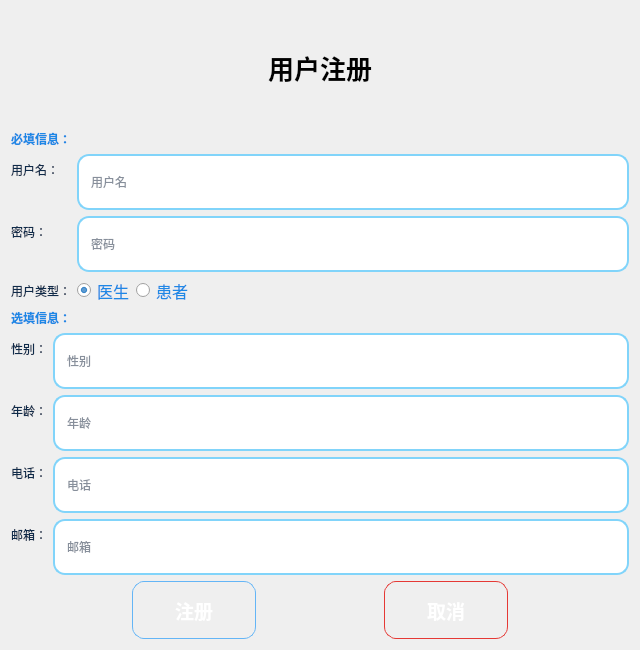
<?xml version="1.0" encoding="UTF-8"?>
<ui version="4.0">
 <class>SignUp</class>
 <widget class="QWidget" name="SignUp">
  <property name="geometry">
   <rect>
    <x>0</x>
    <y>0</y>
    <width>640</width>
    <height>650</height>
   </rect>
  </property>
  <property name="windowTitle">
   <string>注册</string>
  </property>
  <property name="styleSheet">
   <string notr="true">
    /* 主窗口渐变背景 &amp; 基本文字 */
    QWidget#SignUp {
        background-color: qlineargradient(
            x1:0, y1:0, x2:0, y2:1,
            stop:0 #d0f0ff,
            stop:1 #ffffff
        );
        font-family: &quot;Microsoft YaHei&quot;;
    }

/* 标题改为黑色 */
#label_title {
    color: #000000; /* 黑色 */
    font-size: 26px;
    font-weight: bold;
}

/* 取消按钮改为红色风格，其余保持原样 */
#quitButton {
    border-radius: 12px;
    border: 1px solid #e53935;
    color: #ffffff;
    font-weight: bold;
    background-color: qlineargradient(
        x1:0, y1:0, x2:0, y2:1,
        stop:0 #ef5350,
        stop:1 #d32f2f
    );
}

#quitButton:hover {
    background-color: qlineargradient(
        x1:0, y1:0, x2:0, y2:1,
        stop:0 #e57373,
        stop:1 #c62828
    );
}

#quitButton:pressed {
    background-color: qlineargradient(
        x1:0, y1:0, x2:0, y2:1,
        stop:0 #d32f2f,
        stop:1 #b71c1c
    );
}

    /* 提示标签（保留原名tip1Label/tip2Label） */
    QLabel {
        color: #0f2b4a;
    }
    #tip1Label, #tip2Label {
        color: #1e88e5;
        font-weight: 600;
    }

    /* 输入框样式（与登录页一致） */
    QLineEdit {
        border: 2px solid #81d4fa;
        border-radius: 12px;
        padding: 8px 10px;
        background-color: #ffffff;
        color: #0f1f38;
    }
    QLineEdit:focus {
        border: 2px solid #1e88e5;
    }

    /* 单选按钮颜色 */
    QRadioButton {
        color: #1e88e5;
        spacing: 6px;
    }

    /* 按钮样式（与登录页一致） */
    QPushButton {
        border-radius: 12px;
        border: 1px solid #64b5f6;
        color: #ffffff;
        font-weight: bold;
        background-color: qlineargradient(
            x1:0, y1:0, x2:0, y2:1,
            stop:0 #6ec6ff,
            stop:1 #1e88e5
        );
        padding: 8px 16px;
    }
    QPushButton:hover {
        background-color: qlineargradient(
            x1:0, y1:0, x2:0, y2:1,
            stop:0 #81d4fa,
            stop:1 #1976d2
        );
    }
    QPushButton:pressed {
        background-color: qlineargradient(
            x1:0, y1:0, x2:0, y2:1,
            stop:0 #1e88e5,
            stop:1 #1565c0
        );
    }

    /* 小控件的最小高度保证显示（保留原有像素感） */
    QLineEdit {
        min-height: 36px;
    }
    QPushButton {
        min-height: 40px;
        min-width: 90px;
    }
   </string>
  </property>
  <layout class="QVBoxLayout" name="verticalLayout">
   <item>
    <widget class="QLabel" name="label_title">
     <property name="minimumSize">
      <size>
       <width>0</width>
       <height>48</height>
      </size>
     </property>
     <property name="text">
      <string>用户注册</string>
     </property>
     <property name="alignment">
      <set>Qt::AlignCenter</set>
     </property>
    </widget>
   </item>
   <item>
    <layout class="QVBoxLayout" name="requiredVBox">
     <item>
      <widget class="QLabel" name="tip1Label">
       <property name="text">
        <string>&lt;html&gt;&lt;body&gt;&lt;p&gt;&lt;span style=&quot; font-weight:600;&quot;&gt;必填信息：&lt;/span&gt;&lt;/p&gt;&lt;/body&gt;&lt;/html&gt;</string>
       </property>
      </widget>
     </item>
     <item>
      <layout class="QFormLayout" name="formLayout_required">
       <item row="0" column="0">
        <widget class="QLabel" name="label_username">
         <property name="text">
          <string>用户名：</string>
         </property>
        </widget>
       </item>
       <item row="0" column="1">
        <widget class="QLineEdit" name="usernameLineEdit">
         <property name="minimumSize">
          <size>
           <width>191</width>
           <height>56</height>
          </size>
         </property>
         <property name="placeholderText">
          <string>用户名</string>
         </property>
        </widget>
       </item>
       <item row="1" column="0">
        <widget class="QLabel" name="label_password">
         <property name="text">
          <string>密码：</string>
         </property>
        </widget>
       </item>
       <item row="1" column="1">
        <widget class="QLineEdit" name="passwordLineEdit">
         <property name="minimumSize">
          <size>
           <width>191</width>
           <height>56</height>
          </size>
         </property>
         <property name="echoMode">
          <enum>QLineEdit::Password</enum>
         </property>
         <property name="placeholderText">
          <string>密码</string>
         </property>
        </widget>
       </item>
       <item row="2" column="0">
        <widget class="QLabel" name="label_usertype">
         <property name="text">
          <string>用户类型：</string>
         </property>
        </widget>
       </item>
       <item row="2" column="1">
        <layout class="QHBoxLayout" name="hLayout_userType">
         <item>
          <widget class="QRadioButton" name="doctorRadioButton">
           <property name="font">
            <font>
             <family>微软雅黑</family>
             <pointsize>12</pointsize>
            </font>
           </property>
           <property name="text">
            <string>医生</string>
           </property>
           <property name="checked">
            <bool>true</bool>
           </property>
          </widget>
         </item>
         <item>
          <widget class="QRadioButton" name="patientRadioButton">
           <property name="font">
            <font>
             <family>微软雅黑</family>
             <pointsize>12</pointsize>
            </font>
           </property>
           <property name="text">
            <string>患者</string>
           </property>
          </widget>
         </item>
         <item>
          <spacer name="horizontalSpacer1">
           <property name="orientation">
            <enum>Qt::Horizontal</enum>
           </property>
           <property name="sizeHint" stdset="0">
            <size>
             <width>20</width>
             <height>20</height>
            </size>
           </property>
          </spacer>
         </item>
        </layout>
       </item>
      </layout>
     </item>
    </layout>
   </item>
   <item>
    <layout class="QVBoxLayout" name="optionalVBox">
     <item>
      <widget class="QLabel" name="tip2Label">
       <property name="text">
        <string>&lt;html&gt;&lt;body&gt;&lt;p&gt;&lt;span style=&quot; font-weight:600;&quot;&gt;选填信息：&lt;/span&gt;&lt;/p&gt;&lt;/body&gt;&lt;/html&gt;</string>
       </property>
      </widget>
     </item>
     <item>
      <layout class="QFormLayout" name="formLayout_optional">
       <item row="0" column="0">
        <widget class="QLabel" name="label_gender">
         <property name="text">
          <string>性别：</string>
         </property>
        </widget>
       </item>
       <item row="0" column="1">
        <widget class="QLineEdit" name="genderLineEdit">
         <property name="minimumSize">
          <size>
           <width>191</width>
           <height>56</height>
          </size>
         </property>
         <property name="placeholderText">
          <string>性别</string>
         </property>
        </widget>
       </item>
       <item row="1" column="0">
        <widget class="QLabel" name="label_age">
         <property name="text">
          <string>年龄：</string>
         </property>
        </widget>
       </item>
       <item row="1" column="1">
        <widget class="QLineEdit" name="ageLineEdit">
         <property name="minimumSize">
          <size>
           <width>191</width>
           <height>56</height>
          </size>
         </property>
         <property name="placeholderText">
          <string>年龄</string>
         </property>
        </widget>
       </item>
       <item row="2" column="0">
        <widget class="QLabel" name="label_phone">
         <property name="text">
          <string>电话：</string>
         </property>
        </widget>
       </item>
       <item row="2" column="1">
        <widget class="QLineEdit" name="phoneNumberLineEdit">
         <property name="minimumSize">
          <size>
           <width>191</width>
           <height>56</height>
          </size>
         </property>
         <property name="placeholderText">
          <string>电话</string>
         </property>
        </widget>
       </item>
       <item row="3" column="0">
        <widget class="QLabel" name="label_email">
         <property name="text">
          <string>邮箱：</string>
         </property>
        </widget>
       </item>
       <item row="3" column="1">
        <widget class="QLineEdit" name="emailLineEdit">
         <property name="minimumSize">
          <size>
           <width>191</width>
           <height>56</height>
          </size>
         </property>
         <property name="placeholderText">
          <string>邮箱</string>
         </property>
        </widget>
       </item>
      </layout>
     </item>
    </layout>
   </item>
   <item>
    <layout class="QHBoxLayout" name="hLayout_buttons">
     <item>
      <spacer name="horizontalSpacer2">
       <property name="orientation">
        <enum>Qt::Horizontal</enum>
       </property>
       <property name="sizeHint" stdset="0">
        <size>
         <width>0</width>
         <height>0</height>
        </size>
       </property>
      </spacer>
     </item>
     <item>
      <widget class="QPushButton" name="signupButton">
       <property name="minimumSize">
        <size>
         <width>124</width>
         <height>58</height>
        </size>
       </property>
       <property name="font">
        <font>
         <family>微软雅黑</family>
         <pointsize>14</pointsize>
         <weight>75</weight>
         <bold>true</bold>
        </font>
       </property>
       <property name="text">
        <string>注册</string>
       </property>
      </widget>
     </item>
     <item>
      <spacer name="buttonSpacer">
       <property name="orientation">
        <enum>Qt::Horizontal</enum>
       </property>
       <property name="sizeHint" stdset="0">
        <size>
         <width>20</width>
         <height>20</height>
        </size>
       </property>
      </spacer>
     </item>
     <item>
      <widget class="QPushButton" name="quitButton">
       <property name="minimumSize">
        <size>
         <width>124</width>
         <height>58</height>
        </size>
       </property>
       <property name="font">
        <font>
         <family>微软雅黑</family>
         <pointsize>14</pointsize>
         <weight>75</weight>
         <bold>true</bold>
        </font>
       </property>
       <property name="text">
        <string>取消</string>
       </property>
      </widget>
     </item>
     <item>
      <spacer name="horizontalSpacer3">
       <property name="orientation">
        <enum>Qt::Horizontal</enum>
       </property>
       <property name="sizeHint" stdset="0">
        <size>
         <width>0</width>
         <height>0</height>
        </size>
       </property>
      </spacer>
     </item>
    </layout>
   </item>
  </layout>
 </widget>
 <resources/>
 <connections/>
</ui>
